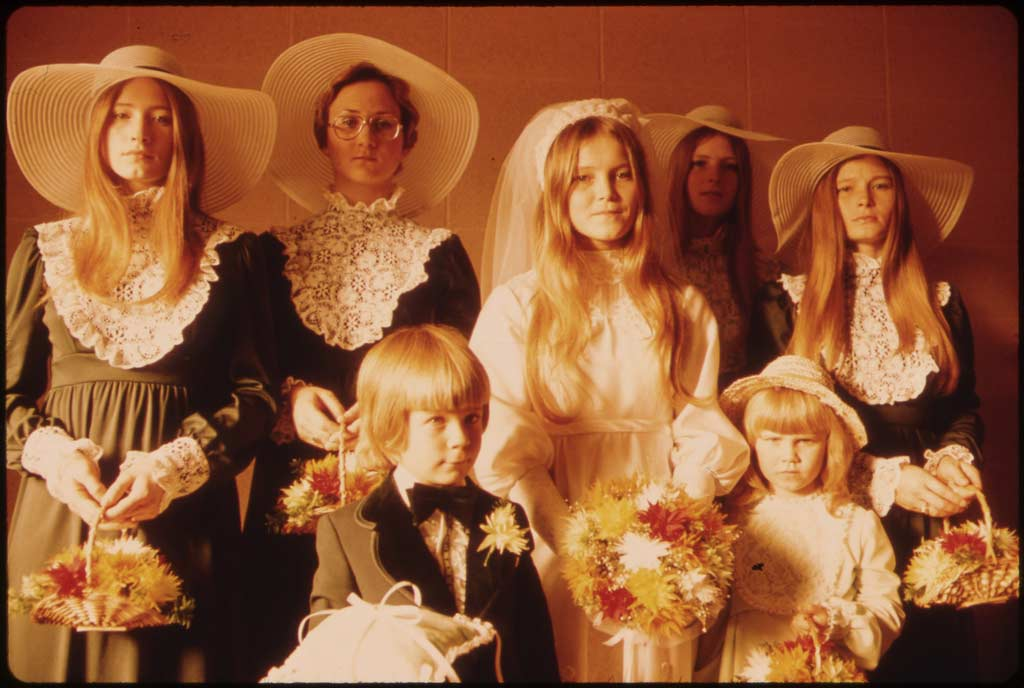
#> input picture files/images/photos/ulm.jpg, 1024 x 688 px, found by its file name
$ python face_cropper.py   (older library calls are emulated)
#> lines starting #> are read from the running program, lines starting #| are printed output that depends on the picture
import cv2
import os
DEFAULT_FACES_CASCADE_PATH = '/usr/local/Cellar/opencv/2.4.11_1/share/OpenCV/haarcascades/haarcascade_frontalface_alt.xml'
face_cascade_path = DEFAULT_FACES_CASCADE_PATH
face_cascade = cv2.CascadeClassifier(face_cascade_path)
infname = "/tmp/ulm.jpg"
base_outfname = os.path.basename(infname)
scale_factor = 1.2
min_neighbors = 3
min_size = (30, 30)
flags = cv2.cv.CV_HAAR_SCALE_IMAGE
# open the file
image = cv2.imread(os.path.expanduser(infname))
#> image is the input picture: shape (688, 1024, 3); mean B, G, R 54.2, 89.4, 147.4
faces = face_cascade.detectMultiScale(image, scaleFactor = scale_factor,
    minNeighbors = min_neighbors, minSize = min_size, flags = flags)
#> faces = [[679, 139, 71, 71], [827, 158, 78, 78], [749, 409, 80, 80], [96, 84, 90, 90], [319, 86, 95, 95], [558, 141, 92, 92]]

for i, (x, y, w, h) in enumerate(faces):
  img = image[y:y+h, x:x+w]
  outfname = "/tmp/%s.faces--%dx%d_%dx%d.jpg" % (base_outfname, x, y, w, h)
  cv2.imwrite(outfname, img)
  print("Wrote face:", outfname)
#> this loop made 6 passes
#> (x, y, w, h, outfname) on passes 1 to 6: (679, 139, 71, 71, '/tmp/ulm.jpg.faces--679x139_71x71.jpg'), (827, 158, 78, 78, '/tmp/ulm.jpg.faces--827x158_78x78.jpg'), (749, 409, 80, 80, '/tmp/ulm.jpg.faces--749x409_80x80.jpg'), (96, 84, 90, 90, '/tmp/ulm.jpg.faces--96x84_90x90.jpg'), (319, 86, 95, 95, '/tmp/ulm.jpg.faces--319x86_95x95.jpg'), (558, 141, 92, 92, '/tmp/ulm.jpg.faces--558x141_92x92.jpg')
#> (printed output is left out)
#> pass 1, `img = image[y:y+h, x:x+w]`:
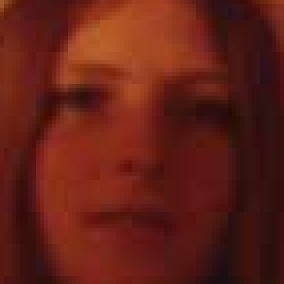
#> img: shape (71, 71, 3) (shown 4 times larger); mean B, G, R 22.3, 32.3, 98.5
#> pass 2, `img = image[y:y+h, x:x+w]`:
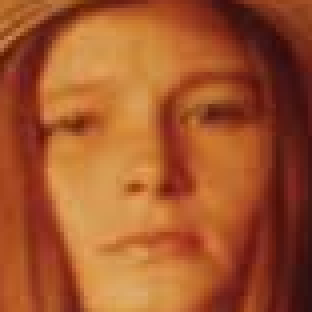
#> img: shape (78, 78, 3) (shown 4 times larger); mean B, G, R 42.9, 85.3, 162.7
#> pass 3, `img = image[y:y+h, x:x+w]`:
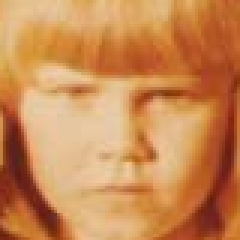
#> img: shape (80, 80, 3) (shown 3 times larger); mean B, G, R 83.5, 136.8, 201.9
